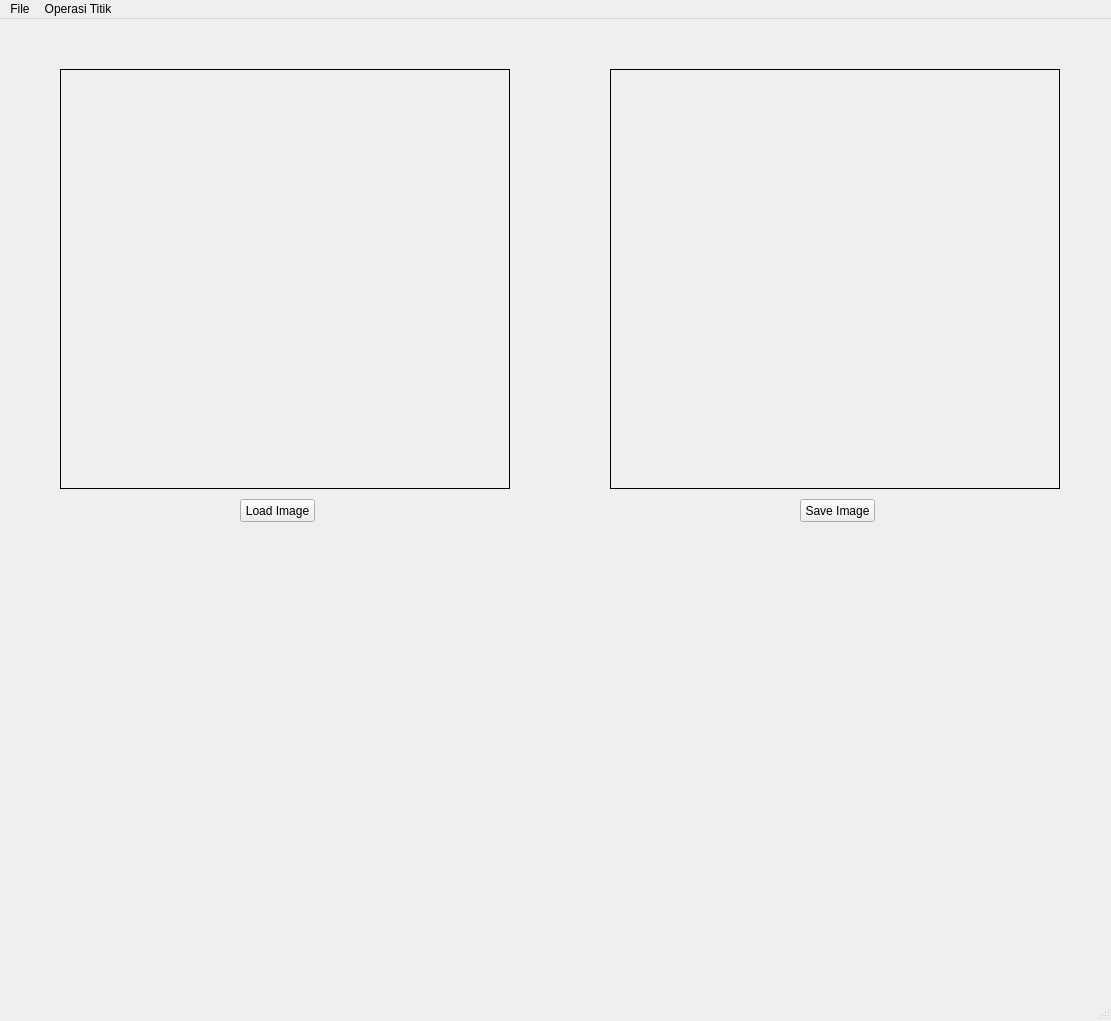
<?xml version="1.0" encoding="UTF-8"?>
<ui version="4.0">
 <class>MainWindow</class>
 <widget class="QMainWindow" name="MainWindow">
  <property name="geometry">
   <rect>
    <x>0</x>
    <y>0</y>
    <width>1111</width>
    <height>1021</height>
   </rect>
  </property>
  <property name="windowTitle">
   <string>MainWindow</string>
  </property>
  <widget class="QWidget" name="centralwidget">
   <widget class="QPushButton" name="loadButton">
    <property name="geometry">
     <rect>
      <x>240</x>
      <y>480</y>
      <width>75</width>
      <height>23</height>
     </rect>
    </property>
    <property name="text">
     <string>Load Image</string>
    </property>
   </widget>
   <widget class="QLabel" name="imgLabel">
    <property name="geometry">
     <rect>
      <x>60</x>
      <y>50</y>
      <width>450</width>
      <height>420</height>
     </rect>
    </property>
    <property name="frameShape">
     <enum>QFrame::Box</enum>
    </property>
    <property name="text">
     <string/>
    </property>
   </widget>
   <widget class="QLabel" name="hasilLabel">
    <property name="geometry">
     <rect>
      <x>610</x>
      <y>50</y>
      <width>450</width>
      <height>420</height>
     </rect>
    </property>
    <property name="frameShape">
     <enum>QFrame::Box</enum>
    </property>
    <property name="text">
     <string/>
    </property>
   </widget>
   <widget class="QPushButton" name="saveButton">
    <property name="geometry">
     <rect>
      <x>800</x>
      <y>480</y>
      <width>75</width>
      <height>23</height>
     </rect>
    </property>
    <property name="text">
     <string>Save Image</string>
    </property>
   </widget>
  </widget>
  <widget class="QMenuBar" name="menubar">
   <property name="geometry">
    <rect>
     <x>0</x>
     <y>0</y>
     <width>1111</width>
     <height>21</height>
    </rect>
   </property>
   <widget class="QMenu" name="menuFile">
    <property name="title">
     <string>File</string>
    </property>
    <addaction name="actionLoad_Image"/>
    <addaction name="actionSave_Image"/>
   </widget>
   <widget class="QMenu" name="menuOperasi_Titik">
    <property name="title">
     <string>Operasi Titik</string>
    </property>
    <addaction name="actionGrayScale"/>
    <addaction name="actionBrightness"/>
    <addaction name="actionSimple_Contrast"/>
   </widget>
   <addaction name="menuFile"/>
   <addaction name="menuOperasi_Titik"/>
  </widget>
  <widget class="QStatusBar" name="statusbar"/>
  <action name="actionGrayScale">
   <property name="text">
    <string>GrayScale</string>
   </property>
  </action>
  <action name="actionLoad_Image">
   <property name="text">
    <string>Load Image</string>
   </property>
  </action>
  <action name="actionSave_Image">
   <property name="text">
    <string>Save Image</string>
   </property>
  </action>
  <action name="actionBrightness">
   <property name="text">
    <string>Brightness</string>
   </property>
  </action>
  <action name="actionSimple_Contrast">
   <property name="text">
    <string>Simple Contrast</string>
   </property>
  </action>
 </widget>
 <resources/>
 <connections/>
</ui>
